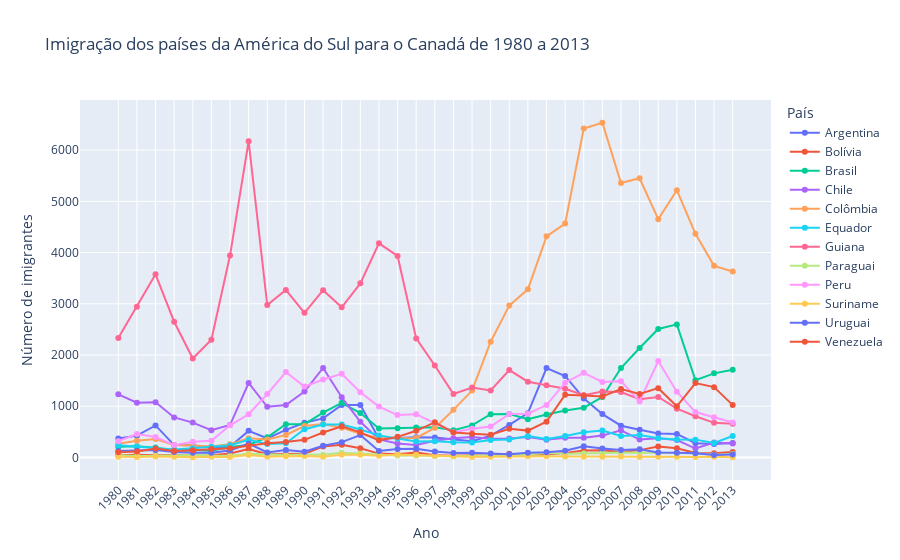

Notebook code cell kept with this figure:
### Code cell
fig = px.line(
    america_sul_final,
    x=america_sul_final.index,
    y=america_sul_final.columns,
    color='País',
    title='Imigração dos países da América do Sul para o Canadá de 1980 a 2013',
    markers=True
)

fig.update_layout(
    xaxis={'tickangle': -45},
    xaxis_title='Ano',
    yaxis_title='Número de imigrantes'
)

### Figure 1 — Plotly figure (JSON) as saved in the notebook; plotly's stock layout.template omitted (floating-point values rounded to 4 significant figures)
{"data": [{"hovertemplate": "País=Argentina<br>index=%{x}<br>value=%{y}<extra></extra>", "legendgroup": "Argentina", "line": {"color": "#636efa", "dash": "solid"}, "marker": {"symbol": "circle"}, "mode": "lines+markers", "name": "Argentina", "orientation": "v", "showlegend": true, "type": "scatter", "x": ["1980", "1981", "1982", "1983", "1984", "1985", "1986", "1987", "1988", "1989", "1990", "1991", "1992", "1993", "1994", "1995", "1996", "1997", "1998", "1999", "2000", "2001", "2002", "2003", "2004", "2005", "2006", "2007", "2008", "2009", "2010", "2011", "2012", "2013"], "xaxis": "x", "y": [368, 426, 626, 241, 237, 196, 213, 519, 374, 538, 678, 763, 1023, 1022, 366, 380, 396, 391, 349, 318, 427, 635, 865, 1745, 1591, 1153, 847, 620, 540, 467, 459, 278, 263, 282], "yaxis": "y"}, {"hovertemplate": "País=Bolívia<br>index=%{x}<br>value=%{y}<extra></extra>", "legendgroup": "Bolívia", "line": {"color": "#EF553B", "dash": "solid"}, "marker": {"symbol": "circle"}, "mode": "lines+markers", "name": "Bolívia", "orientation": "v", "showlegend": true, "type": "scatter", "x": ["1980", "1981", "1982", "1983", "1984", "1985", "1986", "1987", "1988", "1989", "1990", "1991", "1992", "1993", "1994", "1995", "1996", "1997", "1998", "1999", "2000", "2001", "2002", "2003", "2004", "2005", "2006", "2007", "2008", "2009", "2010", "2011", "2012", "2013"], "xaxis": "x", "y": [44, 52, 42, 49, 38, 44, 79, 165, 63, 68, 71, 214, 247, 180, 75, 61, 96, 43, 33, 42, 33, 72, 57, 59, 85, 134, 139, 107, 143, 214, 180, 86, 83, 107], "yaxis": "y"}, {"hovertemplate": "País=Brasil<br>index=%{x}<br>value=%{y}<extra></extra>", "legendgroup": "Brasil", "line": {"color": "#00cc96", "dash": "solid"}, "marker": {"symbol": "circle"}, "mode": "lines+markers", "name": "Brasil", "orientation": "v", "showlegend": true, "type": "scatter", "x": ["1980", "1981", "1982", "1983", "1984", "1985", "1986", "1987", "1988", "1989", "1990", "1991", "1992", "1993", "1994", "1995", "1996", "1997", "1998", "1999", "2000", "2001", "2002", "2003", "2004", "2005", "2006", "2007", "2008", "2009", "2010", "2011", "2012", "2013"], "xaxis": "x", "y": [211, 220, 192, 139, 145, 130, 205, 244, 394, 650, 650, 877, 1066, 866, 566, 572, 586, 591, 531, 626, 845, 847, 745, 839, 917, 969, 1181, 1746, 2138, 2509, 2598, 1508, 1642, 1714], "yaxis": "y"}, {"hovertemplate": "País=Chile<br>index=%{x}<br>value=%{y}<extra></extra>", "legendgroup": "Chile", "line": {"color": "#ab63fa", "dash": "solid"}, "marker": {"symbol": "circle"}, "mode": "lines+markers", "name": "Chile", "orientation": "v", "showlegend": true, "type": "scatter", "x": ["1980", "1981", "1982", "1983", "1984", "1985", "1986", "1987", "1988", "1989", "1990", "1991", "1992", "1993", "1994", "1995", "1996", "1997", "1998", "1999", "2000", "2001", "2002", "2003", "2004", "2005", "2006", "2007", "2008", "2009", "2010", "2011", "2012", "2013"], "xaxis": "x", "y": [1233, 1069, 1078, 781, 681, 533, 633, 1454, 990, 1023, 1286, 1749, 1175, 697, 352, 273, 244, 325, 376, 397, 366, 369, 401, 347, 383, 384, 427, 530, 350, 375, 340, 174, 291, 273], "yaxis": "y"}, {"hovertemplate": "País=Colômbia<br>index=%{x}<br>value=%{y}<extra></extra>", "legendgroup": "Colômbia", "line": {"color": "#FFA15A", "dash": "solid"}, "marker": {"symbol": "circle"}, "mode": "lines+markers", "name": "Colômbia", "orientation": "v", "showlegend": true, "type": "scatter", "x": ["1980", "1981", "1982", "1983", "1984", "1985", "1986", "1987", "1988", "1989", "1990", "1991", "1992", "1993", "1994", "1995", "1996", "1997", "1998", "1999", "2000", "2001", "2002", "2003", "2004", "2005", "2006", "2007", "2008", "2009", "2010", "2011", "2012", "2013"], "xaxis": "x", "y": [266, 326, 360, 244, 235, 214, 257, 376, 352, 439, 614, 652, 582, 464, 375, 371, 381, 578, 929, 1306, 2259, 2965, 3283, 4318, 4566, 6424, 6535, 5357, 5452, 4652, 5218, 4366, 3741, 3631], "yaxis": "y"}, {"hovertemplate": "País=Equador<br>index=%{x}<br>value=%{y}<extra></extra>", "legendgroup": "Equador", "line": {"color": "#19d3f3", "dash": "solid"}, "marker": {"symbol": "circle"}, "mode": "lines+markers", "name": "Equador", "orientation": "v", "showlegend": true, "type": "scatter", "x": ["1980", "1981", "1982", "1983", "1984", "1985", "1986", "1987", "1988", "1989", "1990", "1991", "1992", "1993", "1994", "1995", "1996", "1997", "1998", "1999", "2000", "2001", "2002", "2003", "2004", "2005", "2006", "2007", "2008", "2009", "2010", "2011", "2012", "2013"], "xaxis": "x", "y": [238, 207, 184, 155, 179, 208, 240, 344, 265, 278, 552, 643, 644, 547, 431, 368, 310, 317, 295, 291, 342, 353, 418, 361, 417, 491, 525, 419, 437, 373, 353, 348, 282, 418], "yaxis": "y"}, {"hovertemplate": "País=Guiana<br>index=%{x}<br>value=%{y}<extra></extra>", "legendgroup": "Guiana", "line": {"color": "#FF6692", "dash": "solid"}, "marker": {"symbol": "circle"}, "mode": "lines+markers", "name": "Guiana", "orientation": "v", "showlegend": true, "type": "scatter", "x": ["1980", "1981", "1982", "1983", "1984", "1985", "1986", "1987", "1988", "1989", "1990", "1991", "1992", "1993", "1994", "1995", "1996", "1997", "1998", "1999", "2000", "2001", "2002", "2003", "2004", "2005", "2006", "2007", "2008", "2009", "2010", "2011", "2012", "2013"], "xaxis": "x", "y": [2334, 2943, 3575, 2650, 1932, 2299, 3942, 6174, 2977, 3270, 2824, 3266, 2932, 3399, 4181, 3935, 2324, 1795, 1238, 1366, 1308, 1707, 1479, 1410, 1341, 1215, 1286, 1277, 1137, 1180, 953, 804, 676, 656], "yaxis": "y"}, {"hovertemplate": "País=Paraguai<br>index=%{x}<br>value=%{y}<extra></extra>", "legendgroup": "Paraguai", "line": {"color": "#B6E880", "dash": "solid"}, "marker": {"symbol": "circle"}, "mode": "lines+markers", "name": "Paraguai", "orientation": "v", "showlegend": true, "type": "scatter", "x": ["1980", "1981", "1982", "1983", "1984", "1985", "1986", "1987", "1988", "1989", "1990", "1991", "1992", "1993", "1994", "1995", "1996", "1997", "1998", "1999", "2000", "2001", "2002", "2003", "2004", "2005", "2006", "2007", "2008", "2009", "2010", "2011", "2012", "2013"], "xaxis": "x", "y": [45, 26, 32, 40, 48, 36, 34, 72, 53, 48, 56, 51, 94, 75, 46, 39, 38, 30, 25, 34, 29, 34, 60, 88, 74, 75, 88, 98, 95, 88, 89, 83, 55, 66], "yaxis": "y"}, {"hovertemplate": "País=Peru<br>index=%{x}<br>value=%{y}<extra></extra>", "legendgroup": "Peru", "line": {"color": "#FF97FF", "dash": "solid"}, "marker": {"symbol": "circle"}, "mode": "lines+markers", "name": "Peru", "orientation": "v", "showlegend": true, "type": "scatter", "x": ["1980", "1981", "1982", "1983", "1984", "1985", "1986", "1987", "1988", "1989", "1990", "1991", "1992", "1993", "1994", "1995", "1996", "1997", "1998", "1999", "2000", "2001", "2002", "2003", "2004", "2005", "2006", "2007", "2008", "2009", "2010", "2011", "2012", "2013"], "xaxis": "x", "y": [317, 456, 401, 241, 306, 328, 628, 843, 1237, 1667, 1384, 1522, 1632, 1274, 993, 827, 845, 676, 493, 560, 603, 849, 855, 1023, 1460, 1653, 1473, 1490, 1094, 1884, 1283, 886, 787, 682], "yaxis": "y"}, {"hovertemplate": "País=Suriname<br>index=%{x}<br>value=%{y}<extra></extra>", "legendgroup": "Suriname", "line": {"color": "#FECB52", "dash": "solid"}, "marker": {"symbol": "circle"}, "mode": "lines+markers", "name": "Suriname", "orientation": "v", "showlegend": true, "type": "scatter", "x": ["1980", "1981", "1982", "1983", "1984", "1985", "1986", "1987", "1988", "1989", "1990", "1991", "1992", "1993", "1994", "1995", "1996", "1997", "1998", "1999", "2000", "2001", "2002", "2003", "2004", "2005", "2006", "2007", "2008", "2009", "2010", "2011", "2012", "2013"], "xaxis": "x", "y": [15, 10, 21, 12, 5, 16, 7, 46, 16, 24, 26, 13, 53, 51, 32, 58, 51, 35, 22, 11, 16, 22, 22, 22, 17, 15, 16, 20, 9, 12, 13, 11, 16, 4], "yaxis": "y"}, {"hovertemplate": "País=Uruguai<br>index=%{x}<br>value=%{y}<extra></extra>", "legendgroup": "Uruguai", "line": {"color": "#636efa", "dash": "solid"}, "marker": {"symbol": "circle"}, "mode": "lines+markers", "name": "Uruguai", "orientation": "v", "showlegend": true, "type": "scatter", "x": ["1980", "1981", "1982", "1983", "1984", "1985", "1986", "1987", "1988", "1989", "1990", "1991", "1992", "1993", "1994", "1995", "1996", "1997", "1998", "1999", "2000", "2001", "2002", "2003", "2004", "2005", "2006", "2007", "2008", "2009", "2010", "2011", "2012", "2013"], "xaxis": "x", "y": [128, 132, 146, 105, 90, 92, 137, 269, 99, 144, 111, 229, 299, 437, 125, 164, 171, 117, 87, 93, 75, 64, 91, 103, 130, 217, 175, 147, 160, 99, 93, 81, 47, 58], "yaxis": "y"}, {"hovertemplate": "País=Venezuela<br>index=%{x}<br>value=%{y}<extra></extra>", "legendgroup": "Venezuela", "line": {"color": "#EF553B", "dash": "solid"}, "marker": {"symbol": "circle"}, "mode": "lines+markers", "name": "Venezuela", "orientation": "v", "showlegend": true, "type": "scatter", "x": ["1980", "1981", "1982", "1983", "1984", "1985", "1986", "1987", "1988", "1989", "1990", "1991", "1992", "1993", "1994", "1995", "1996", "1997", "1998", "1999", "2000", "2001", "2002", "2003", "2004", "2005", "2006", "2007", "2008", "2009", "2010", "2011", "2012", "2013"], "xaxis": "x", "y": [103, 117, 174, 124, 142, 165, 179, 229, 279, 304, 344, 487, 610, 490, 334, 402, 520, 686, 489, 464, 443, 560, 524, 699, 1224, 1211, 1192, 1335, 1239, 1353, 998, 1452, 1373, 1022], "yaxis": "y"}], "layout": {"legend": {"title": {"text": "País"}, "tracegroupgap": 0}, "title": {"text": "Imigração dos países da América do Sul para o Canadá de 1980 a 2013"}, "xaxis": {"anchor": "y", "domain": [0, 1], "tickangle": -45, "title": {"text": "Ano"}}, "yaxis": {"anchor": "x", "domain": [0, 1], "title": {"text": "Número de imigrantes"}}}}
